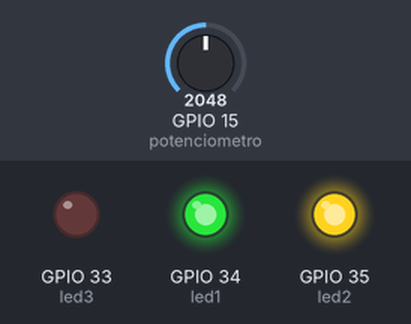
This sketch was run on a simulated ESP32-S2. Parts: output pins drawn as LEDs (lit = HIGH). The test bench sets the inputs (shaded band); at power-on: GPIO 15 (potenciometro) = 2048.

Above: at 1.2 s.
1.3 s: GPIO 15 (potenciometro) set to 2413
2.8 s: GPIO 15 (potenciometro) set to 2555
At 3.6 s:
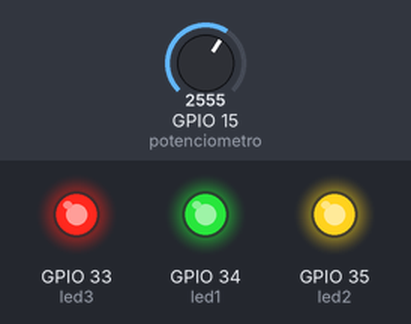
4.3 s: GPIO 15 (potenciometro) set to 1228
At 4.9 s:
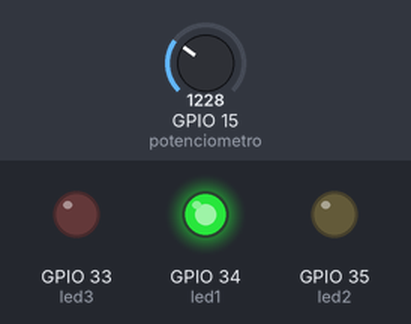
5.8 s: GPIO 15 (potenciometro) set to 658
7.3 s: GPIO 15 (potenciometro) set to 583
At 8.5 s:
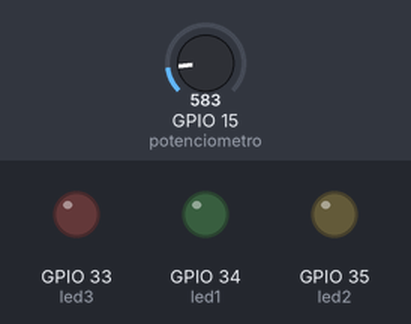
8.8 s: GPIO 15 (potenciometro) set to 2047
At 10.0 s:
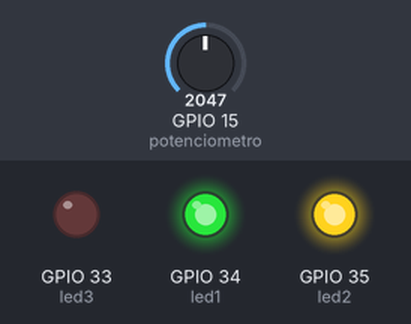
Timing chart, 0 to 11.3 s (numbered marks = the images above; inputs shaded):
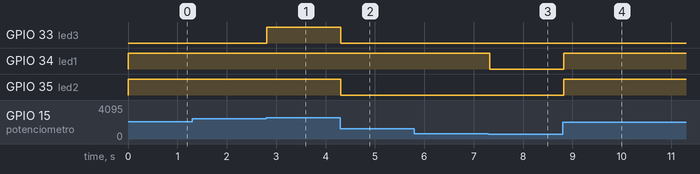

The sketch:

sketch.ino
```cpp
int potenciometro = 15;
int leitura_pot = 0;
float tensao = 0.0;
int led1 = 34;
int led2 = 35;
int led3 = 33;

void setup(){
  pinMode(potenciometro, INPUT);
  pinMode(led1, OUTPUT);
  pinMode(led2, OUTPUT);
  pinMode(led3, OUTPUT);
}
void loop(){
  leitura_pot = analogRead(potenciometro);
  tensao = (leitura_pot*3.3)/4095;
  if(tensao <= 0.5){
    digitalWrite(led1, LOW);
    digitalWrite(led2, LOW);
    digitalWrite(led3, LOW);
  }
  if(tensao > 0.5 && tensao <= 1.5){
    digitalWrite(led1, HIGH);
    digitalWrite(led2, LOW);
    digitalWrite(led3, LOW);
  }
  if(tensao > 1.5 && tensao <= 2.0){
    digitalWrite(led1, HIGH);
    digitalWrite(led2, HIGH);
    digitalWrite(led3, LOW);
  }
  if(tensao > 2.0){
    digitalWrite(led1, HIGH);
    digitalWrite(led2, HIGH);
    digitalWrite(led3, HIGH);
  }
  delay(50);
}
```

Measured:
- the behaviour switches between 2481 and 2482 on GPIO 15 (potenciometro) (found by bisection; images 0 and 1)
- the behaviour switches between 621 and 620 on GPIO 15 (potenciometro) (found by bisection; images 2 and 3)
- after the input at 1.3 s, every drawn part: stays the same
- after the input at 2.8 s, GPIO 33 (led3): LOW → HIGH at once
- after the input at 4.3 s, GPIO 33 (led3), GPIO 35 (led2): HIGH → LOW at once
- after the input at 5.8 s, every drawn part: stays the same
- after the input at 7.3 s, GPIO 34 (led1): HIGH → LOW at once
- after the input at 8.8 s, GPIO 34 (led1), GPIO 35 (led2): LOW → HIGH at once
